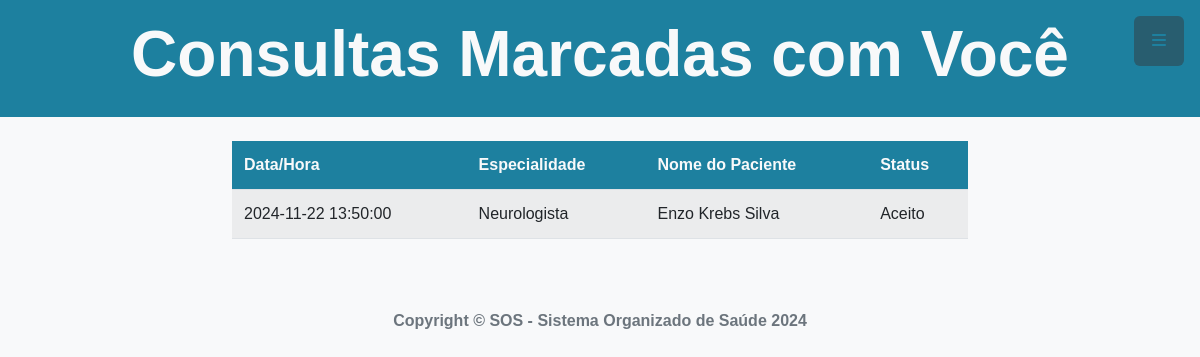
Screenshot of /medico.php with the database file from the repository.
### tables this page shows
CREATE TABLE IF NOT EXISTS `consultasmedico` (
  `idConsultasM` int NOT NULL AUTO_INCREMENT,
  `data_hora` datetime NOT NULL,
  `medico` varchar(255) NOT NULL,
  `especialidade` varchar(255) NOT NULL,
  `nome_paciente` varchar(255) NOT NULL,
  `cpf_p` varchar(14) NOT NULL,
  `status_c` varchar(20) NOT NULL,
  `observacao` varchar(255) NOT NULL,
  PRIMARY KEY (`idConsultasM`)
);

### medico.php (the view, shortened to what this page needs)
<?php
 include('conecta.php');
?>
<!DOCTYPE html>
<html lang="pt-br">
<head>
    <link rel="stylesheet" href="css/styles.css">
</head>
<body>
<a class="menu-toggle rounded" href="#"><i class="fas fa-bars"></i></a>
<header class="subirusdoistiuzin text-center p-3">
    <h1>Consultas Marcadas com Você</h1>
</header>
<div class="container mt-4">
    <div class="row justify-content-center">
        <div class="col-12 col-md-10 col-lg-8">
            <div class="table-responsive">
            <table class="table table-striped">
                <thead>
                    <tr>
                        <th>Data/Hora</th>
                        <th>Especialidade</th>
                        <th>Nome do Paciente</th>
                        <th>Status</th>
                    </tr>
                </thead>
                <tbody>
                    <?php
                        $sql = "SELECT * FROM consultasmedico";
                        $consulta = $conexao->query($sql);
                        while($dados = $consulta->fetch_assoc()){
                            echo "<tr>";
                            echo "<td>".$dados['data_hora']."</td>";
                            echo "<td>".$dados['especialidade']."</td>";
                            echo "<td>".$dados['nome_paciente']."</td>";
                            echo "<td>".$dados['status_c']."</td>";
                            echo "</tr>";
                        }
                    ?>
                </tbody>
            </table>
            </div>
        </div>
    </div>
</div>
<footer class="footer text-center p-3 mt-4">
    <p class="text-muted small mb-0">Copyright &copy; SOS - Sistema Organizado de Saúde 2024</p>
</footer>
</body>
</html>

### rows the page displays
consultasmedico: data_hora "2024-11-22 13:50:00", especialidade "Neurologista", nome_paciente "Enzo Krebs Silva", status_c "Aceito"
